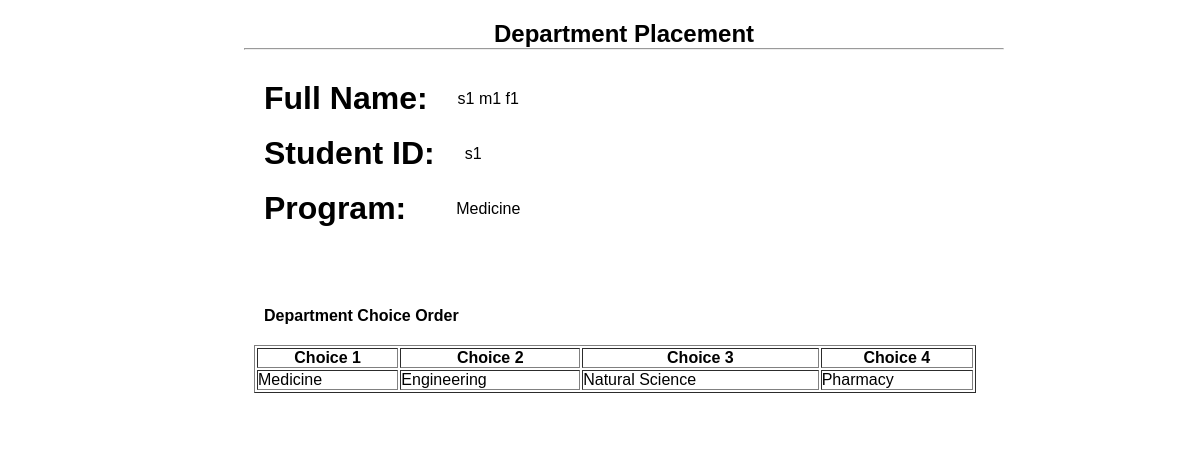
The page /grade/student/view_placement.php (signed in) on the database its author committed.
### tables this page shows
CREATE TABLE `student` (
  `ID` int(11) NOT NULL,
  `student_id` varchar(50) NOT NULL,
  `password` varchar(50) NOT NULL,
  `status` int(11) NOT NULL,
  `fname` varchar(100) NOT NULL,
  `mname` varchar(100) NOT NULL,
  `lname` varchar(100) NOT NULL,
  `gender` varchar(100) NOT NULL,
  `region` varchar(100) NOT NULL,
  `disability` varchar(100) NOT NULL,
  `enterance` varchar(50) NOT NULL,
  `stream` varchar(50) NOT NULL,
  `year` int(100) NOT NULL,
  `semester` varchar(50) NOT NULL,
  `grade` varchar(50) NOT NULL,
  `coc` varchar(50) NOT NULL,
  `transcript1` varchar(50) NOT NULL,
  `transcript2` varchar(50) NOT NULL,
  `total` varchar(50) NOT NULL,
  `department` varchar(100) NOT NULL,
  `c1` varchar(100) NOT NULL,
  `c2` varchar(100) NOT NULL,
  `c3` varchar(100) NOT NULL,
  `c4` varchar(100) NOT NULL,
  `c5` varchar(100) DEFAULT NULL,
  `c6` varchar(100) DEFAULT NULL,
  `c7` varchar(100) DEFAULT NULL,
  `c8` varchar(100) DEFAULT NULL,
  `c9` varchar(100) DEFAULT NULL,
  `c10` varchar(100) DEFAULT NULL,
  `c11` varchar(100) DEFAULT NULL,
  `c12` varchar(100) DEFAULT NULL
);

CREATE TABLE `department` (
  `ID` int(11) NOT NULL,
  `dname` varchar(1000) NOT NULL,
  `dsname` varchar(1000) NOT NULL,
  `stream` varchar(100) NOT NULL,
  `semester` varchar(100) NOT NULL
);

### grade/session.php (called while the page is built, shortened)
<?php
$session_id=$_SESSION['id'];
?>

### grade/student/view_placement.php (the view, shortened to what this page needs)
<?php
   include('../conn.php');
   include('../session.php');
   $select=mysqli_query($conn,"select *from student where ID='$session_id'");
   $row=mysqli_fetch_assoc($select);
   $st_id=$row['student_id'];
   $select3=mysqli_query($conn,"select *from student_choice where student_id='$st_id'");
   $r3=mysqli_fetch_assoc($select3);
   $stream=$row['stream'];
   $semester=$row['semester'];
   $select1=mysqli_query($conn,"select *from department where stream='$stream' and semester='$semester'");
   $counts=mysqli_num_rows($select1);
?>
<!DOCTYPE html>
<html>
<head>
	<link rel="stylesheet" type="text/css" href="style.css">
</head>
<body>
  	<div class="c1" style="height: fit-content; padding-bottom: 30px;"><h2>Department Placement</h2><hr>
        <div style="margin-left: 20px; margin-top: 30px; margin-bottom: 30px; display: block;">
            <div style="display: flex;"><h1>Full Name: </h1><p style="padding-top: 10px; margin-left: 30px;"><?php echo $row['fname']; echo " "; echo $row['mname']; echo " "; echo $row['lname']; ?></p></div><br>
            <div style="display: flex;"><h1>Student ID: </h1><p style="padding-top: 10px; margin-left: 30px;"><?php echo $row['student_id'];?></p></div><br>
           <div style="display: flex;"> <h1>Program: </h1>
            <p style="padding-top: 10px; margin-left: 50px;"><?php $dep=$row['department']; $select2=mysqli_query($conn,"select *from department where dsname='$dep'"); $r1=mysqli_fetch_assoc($select2); if($dep==""){
                echo "Waiting For Placement";
            }else{
                echo $r1['dname'];
            } ?></p></div>
        </div>
        <p style="margin-left: 20px; padding-top: 50px; font-weight: bold;">Department Choice Order</p>
       <div class="two" style="overflow-x: scroll;">
                <table border="1" class="t">
                    <tr>
                        <?php for($j=1;$j<=$counts;$j++){
                            echo "
                        <th>Choice ".$j."</th>
                        ";
                        } ?>
                    </tr>
                    <tr>
                        <?php for($j=1;$j<=$counts;$j++){
                            $c="c$j";
                            $c1=$r3[$c];
                            $sel=mysqli_query($conn,"select *from department where dsname='$c1' and stream='$stream' and semester='$semester'");
                            $num=mysqli_num_rows($sel);
                            if($num>0){
                            $fetch=mysqli_fetch_assoc($sel);
                            echo "
                        <td>".$fetch['dname']."</td>
                            ";}else if($num==0){
                                echo "<td>waiting for placement</td>";
                            }
                        } ?>
                    </tr>
                </table>
            </div>
       </div>
    </body>
</html>

### grade/student/style.css (style rules this page uses)
* { margin: 0; padding: 0; box-sizing: border-box; }
body { font-family: "ropoto", sans-serif; }
.c1 h2 { margin-top: 20px; text-align: center; }
.t { width: 95%; margin-left: 10px; margin-right: 10px; margin-top: 20px; }
.c1 { width: 70%; margin-left: 17%; background: white; border-radius: 10px; padding: 0px 40px; }

### rows shown on the page
student: fname "s1", mname "m1", lname "f1", student "s1"
department: dname "Medicine"
department: dname "Engineering"
department: dname "Natural Science"
department: dname "Pharmacy"
